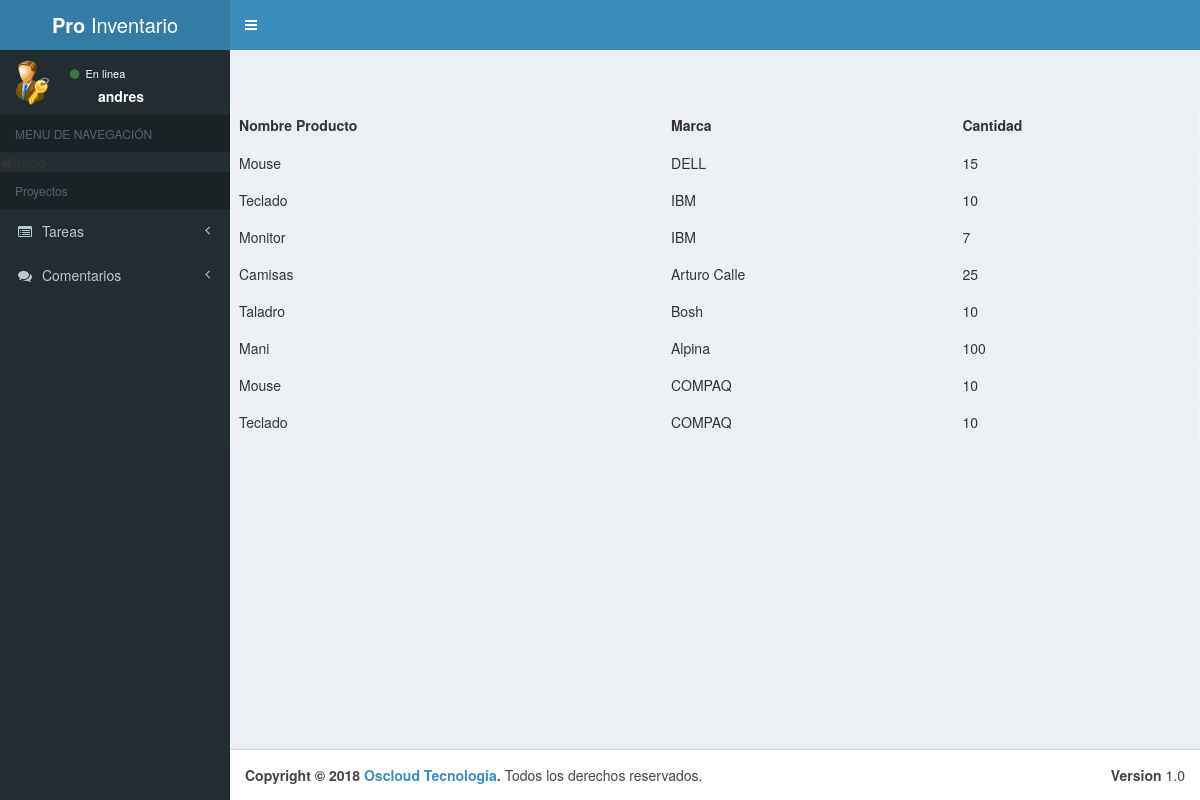
Screenshot of /list/inventory/ (signed in) with the database file from the repository.
### apps/inventario/models.py (models this page shows)
class Inventory(models.Model):
    id_product = models.ForeignKey(Product, on_delete=models.CASCADE)
    id_brand = models.ForeignKey(Brand, on_delete=models.CASCADE)
    quantity = models.IntegerField(null=False, blank=False)

class Product(models.Model):
    id_product = models.AutoField(primary_key=True)
    name_product = models.CharField(null=False, blank=False, max_length=50)
    TYPE = (
        ('Technology', 'Technology'),
        ('Tools', 'Tools'),
        ('Foods', 'Foods'),
        ('Clothes', 'Clothes'),
        ('Shoes', 'Shoes'),
        ('Accesories', 'Accesories'),
        ('Otro', 'Otro')
    )
    category = models.CharField(choices=TYPE, null=False, blank=False, max_length=50)
    serial = models.CharField(null=True, blank=True, max_length=50)
    description = models.CharField(max_length=50)
    def __str__(self):
        return self.name_product

class Brand (models.Model):
    id_brand = models.AutoField(primary_key=True)
    name_brand = models.CharField(null=False, blank=False, max_length=50)
    def __str__(self):
        return self.name_brand

### apps/inventario/views.py (the view)
# urls.py: url(r'^list/inventory/$', ListInventory.as_view(), name='list_provider'),
class ListInventory(ListView):
    template_name = 'inventario/list_inventory.html'
    queryset = Inventory.objects.all()

### templates/inventario/list_inventory.html (shortened to what this page needs)
{% extends 'base/base.html' %}
{% block content %}
<!DOCTYPE html>
<html lang="en">
<head>
</head>
<table class="table table-bordered">
    <thead>
     <tr>
        <th scope="col">Nombre Producto</th>
        <th scope="col">Marca</th>
        <th scope="col">Cantidad</th>
     </tr>
    </thead>
 <tbody>
    {% if object_list %}
    {% for inv in object_list %}
    <tr>
        <td>{{inv.id_product}} </td>
        <td>{{inv.id_brand}} </td>
        <td>{{inv.quantity}} </td>
    </tr>
    {% endfor %}
    {% else %}
		<h1>No hay registros de inventario</h1>
    {% endif %}
 </tbody>
</table>
</html>
{% endblock%}

### templates/base/sidebar.html (shortened to what this page needs)
{% load staticfiles %}
<aside class="main-sidebar">
    <section class="sidebar">
        <div class="user-panel">
            <div class="pull-left image">
                <img src="/media/admin.png" class="img-circle" alt="User Image" />
            </div>
            <div class="pull-left info">
                <a role="button"><i class="fa fa-circle text-success"></i> En linea</a>
                <p role="button" style="margin-left: 2em">{{ request.user }}</p>
            </div>
        </div>
        <ul class="sidebar-menu">
            <li class="header">MENU DE NAVEGACIÓN</li>
            <li>
                    <i class="fa fa-home"></i><span>Inicio</span>
            </li>
                <li class="header">Proyectos</li>
            <li class="treeview">
                <a href="#">
                    <i class="fa fa-list-alt"></i> <span>Tareas</span> <i class="fa fa-angle-left pull-right"></i>
                </a>
            </li>
            <li class="treeview">
                <a href="#">
                    <i class="fa fa-comments"></i> <span>Comentarios</span> <i class="fa fa-angle-left pull-right"></i>
                </a>
            </li>
        </ul>
    </section>
</aside>

### rows the page displays
Inventory: id_product "Mouse", id_brand "DELL", quantity "15"
Inventory: id_product "Teclado", id_brand "IBM", quantity "10"
Inventory: id_product "Monitor", id_brand "IBM", quantity "7"
Inventory: id_product "Camisas", id_brand "Arturo Calle", quantity "25"
Inventory: id_product "Taladro", id_brand "Bosh", quantity "10"
Inventory: id_product "Mani", id_brand "Alpina", quantity "100"
Inventory: id_product "Mouse", id_brand "COMPAQ", quantity "10"
Inventory: id_product "Teclado", id_brand "COMPAQ", quantity "10"

### other values shown
{{ request.user }} "andres"
